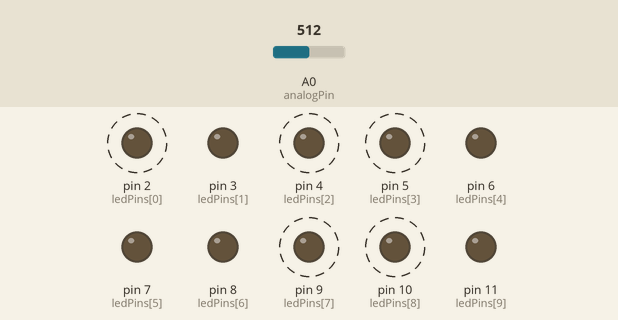
Recording of a sketch running on a simulated Arduino Uno, built with avr-gcc and run on an emulated ATmega328P. Shown: output pins drawn as LEDs (lit = HIGH). Dashed ring = blinking. The inputs (shaded band) are chosen by the test bench; at power-on: A0 (analogPin) = 512.

Above: at 1.2 s.
1.3 s: A0 (analogPin) set to 306
2.8 s: A0 (analogPin) set to 511
At 3.03 s:
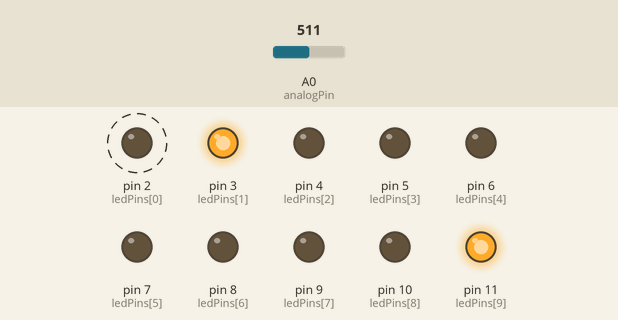
At 3.4 s:
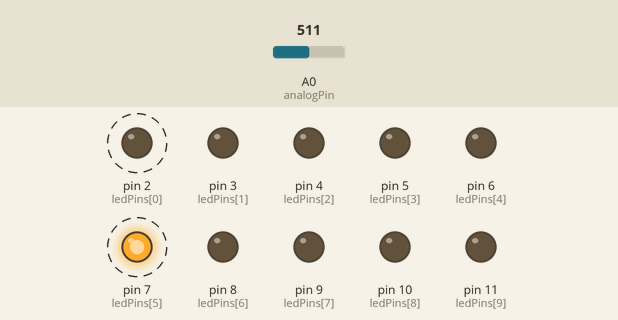
Timing chart, 0 to 11.8 s (numbered marks = the images above; inputs shaded):
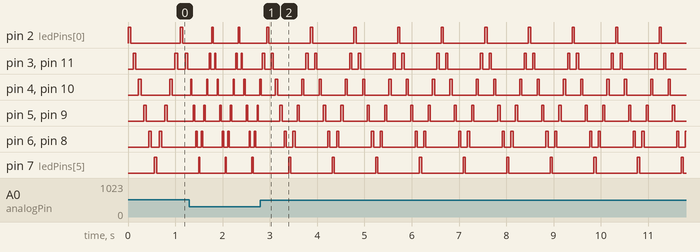

Measured:
- after the input at 2.8 s, pin 2 (ledPins[0]): alternates HIGH for 0.05 s and LOW for 0.88 s, starting after 0.13 s; pin 7 (ledPins[5]): alternates HIGH for 0.05 s and LOW for 0.88 s, starting after 0.60 s
- by itself, pin 2 (ledPins[0]), pin 7 (ledPins[5]): alternates HIGH for 0.03 s and LOW for 0.53 s
- by itself, pin 4 (ledPins[2]), pin 10 (ledPins[8]): repeats every 0.92 s: HIGH 0.05 s, LOW 0.51 s, HIGH 0.05 s, LOW 0.32 s
- by itself, pin 5 (ledPins[3]), pin 9 (ledPins[7]): repeats every 0.92 s: LOW 0.32 s, HIGH 0.05 s, LOW 0.51 s, HIGH 0.05 s
- by itself, pin 3 (ledPins[1]), pin 6 (ledPins[4]), pin 8 (ledPins[6]), pin 11 (ledPins[9]): repeats every 0.92 s: LOW 0.14 s, HIGH 0.05 s, LOW 0.69 s, HIGH 0.05 s

The sketch:

movinglight.ino
```cpp
const int analogPin=A0;
const int ledCount=10;
int ledPins[]={2,3,4,5,6,7,8,9,10,11};
void setup() {
  // put your setup code here, to run once:
  for (int thisLed=0;thisLed<ledCount;thisLed++)
  {
    pinMode(ledPins[thisLed],OUTPUT);
  }

}

void loop() {
  // put your main code here, to run repeatedly:
  int sensorReading=analogRead(analogPin);
  int ledLevel=map(sensorReading,0,1023,0,ledCount);

  /*for(int thisLed=0;thisLed<ledCount;thisLed++)
   {
    if(thisLed<ledLevel)
    {
      digitalWrite(ledPins[thisLed],HIGH);
    }
    else
    {
      digitalWrite(ledPins[thisLed],LOW);
    }
   }*/


   while(ledLevel<511&&ledLevel>=0)
   {
     for(int thisLed=0;thisLed<ledCount;thisLed++)
     {
        int sensorReading=analogRead(analogPin);
        int ledLevel=map(sensorReading,0,1023,0,ledCount);
        int Dt=map(ledLevel,0,10,10,100);
        digitalWrite(ledPins[thisLed],HIGH);
        digitalWrite(ledPins[10-thisLed],HIGH);
        delay(Dt);
        digitalWrite(ledPins[thisLed],LOW);
        digitalWrite(ledPins[10-thisLed],LOW);
        delay(Dt);
     }

    }


}
```
